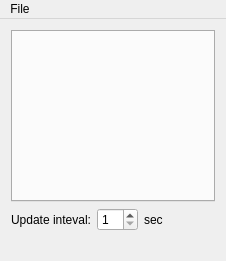
<?xml version="1.0" encoding="UTF-8"?>
<ui version="4.0">
 <class>QuteFan</class>
 <widget class="QMainWindow" name="QuteFan">
  <property name="geometry">
   <rect>
    <x>0</x>
    <y>0</y>
    <width>226</width>
    <height>261</height>
   </rect>
  </property>
  <property name="sizePolicy">
   <sizepolicy hsizetype="Minimum" vsizetype="Minimum">
    <horstretch>0</horstretch>
    <verstretch>0</verstretch>
   </sizepolicy>
  </property>
  <property name="windowIcon">
   <iconset resource="../qutefan.qrc">
    <normaloff>:/images/icons/blue.png</normaloff>:/images/icons/blue.png</iconset>
  </property>
  <widget class="QWidget" name="centralWidget">
   <layout class="QVBoxLayout" name="verticalLayout">
    <item>
     <widget class="QTabWidget" name="tabWidgetGpu">
      <property name="enabled">
       <bool>true</bool>
      </property>
      <property name="currentIndex">
       <number>-1</number>
      </property>
     </widget>
    </item>
    <item>
     <layout class="QHBoxLayout" name="horizontalLayoutInterval">
      <item>
       <widget class="QLabel" name="labelInterval">
        <property name="text">
         <string>Update inteval:</string>
        </property>
       </widget>
      </item>
      <item>
       <widget class="QSpinBox" name="spinBoxInterval">
        <property name="minimum">
         <number>1</number>
        </property>
        <property name="maximum">
         <number>20</number>
        </property>
       </widget>
      </item>
      <item>
       <widget class="QLabel" name="labelIntervalUnit">
        <property name="text">
         <string>sec</string>
        </property>
       </widget>
      </item>
      <item>
       <spacer name="horizontalSpacerInterval">
        <property name="orientation">
         <enum>Qt::Horizontal</enum>
        </property>
        <property name="sizeHint" stdset="0">
         <size>
          <width>40</width>
          <height>20</height>
         </size>
        </property>
       </spacer>
      </item>
     </layout>
    </item>
   </layout>
  </widget>
  <widget class="QStatusBar" name="statusBar">
   <property name="sizeGripEnabled">
    <bool>false</bool>
   </property>
  </widget>
  <widget class="QMenuBar" name="menuBar">
   <property name="enabled">
    <bool>true</bool>
   </property>
   <property name="geometry">
    <rect>
     <x>0</x>
     <y>0</y>
     <width>226</width>
     <height>21</height>
    </rect>
   </property>
   <widget class="QMenu" name="menuFile">
    <property name="title">
     <string>File</string>
    </property>
    <addaction name="separator"/>
    <addaction name="actionQuit"/>
   </widget>
   <addaction name="menuFile"/>
  </widget>
  <action name="actionQuit">
   <property name="text">
    <string>Quit</string>
   </property>
   <property name="shortcut">
    <string>Ctrl+Q</string>
   </property>
  </action>
 </widget>
 <layoutdefault spacing="6" margin="11"/>
 <resources>
  <include location="../qutefan.qrc"/>
 </resources>
 <connections/>
</ui>
